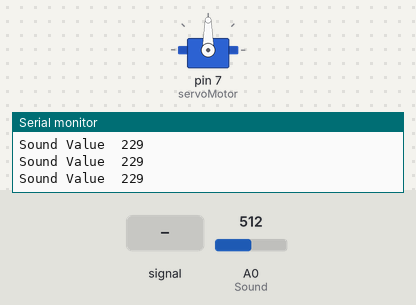
The sketch below on a simulated Arduino Uno, built with avr-gcc and run on an emulated ATmega328P. Shown: servo, the last lines printed to the serial monitor. The test bench sets the inputs (shaded band); at power-on: A0 (Sound) = 512.

Above: at 1.2 s.
1.3 s: A0 (Sound) fed a 200 Hz sine of ±460 counts around its level
At 4.0 s:
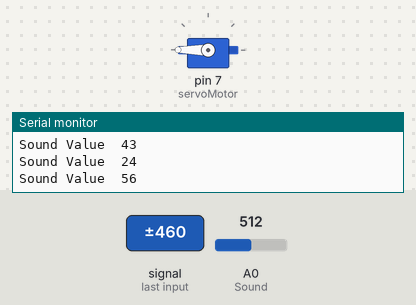
5.8 s: A0 (Sound) set to 903
At 6.5 s:
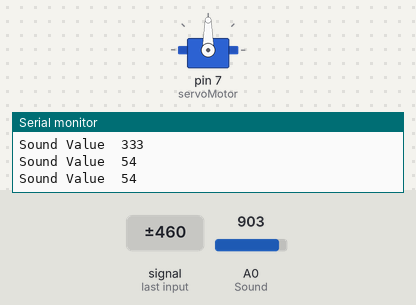
7.5 s: A0 (Sound) set to 926
At 8.9 s:
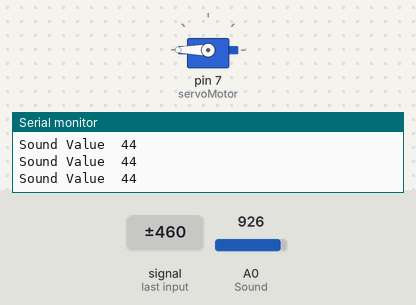
Timing chart, 0 to 10.3 s (numbered marks = the images above; inputs shaded):
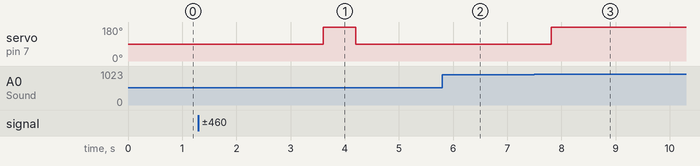

The sketch:

Sound_Sensor_Servo_Motor.ino
```cpp
/*
Aralinks Coding Education
modified 27 April 2019
by Nikko Llanes
*/

#include <Servo.h>
int servoMotor =7;

Servo Servo1;
void setup() {
  Serial.begin(9600);
  pinMode(A0, INPUT);       //Sound
  Servo1.attach(servoMotor);

}
void loop() {
  Serial.print("Sound Value\t");
  int A_Sound = analogRead(A0);
  A_Sound = map(A_Sound, 800, 1023, 100, 0);
  Serial.println(A_Sound);//Sound Value
  delay(300);

  if (A_Sound > 50) {
  Servo1.write(90);

 }
  else {
  Servo1.write(180);
 }
}
```

Measured:
- the behaviour switches between 911 and 912 on A0 (Sound) (found by bisection; images 2 and 3)
- after the input at 1.3 s, servo on pin 7 (servoMotor): 90° → 180° after 2.3 s, → 90° 0.60 s later
- after the input at 5.8 s, servo on pin 7 (servoMotor): stays 90° (without the input it goes to 180° after 1.1 s)
- after the input at 7.5 s, servo on pin 7 (servoMotor): 90° → 180° after 0.31 s
